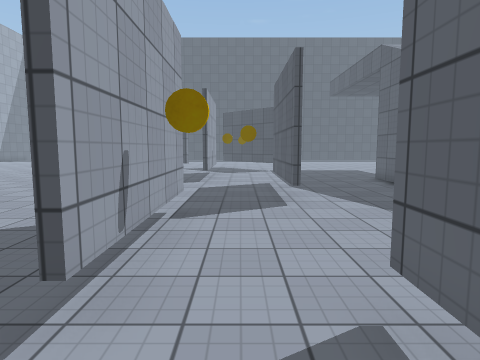
[1] (above)

24 first-person views from a walk through a 3-D level made in the Unity game engine. The camera is 1.5 m above the floor, tilts 6° down and sees 75° across. The floor is counted in squares, 1 m on a side. Each view is taken from the middle of a square. On the plan, view 1 faces up. The plan holds only what a view shows up to about 15 squares ahead; the rest is blank. The place goes on beyond the plan. The player is left out. Surface patterns are stand-ins for the level's own textures.

[2]
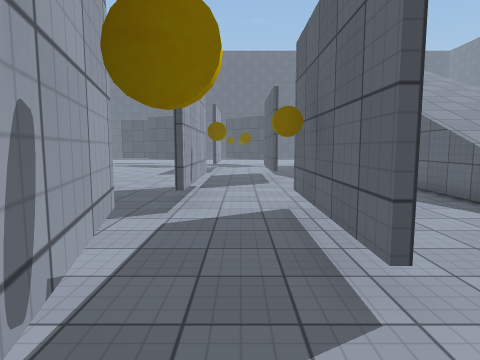

[3]
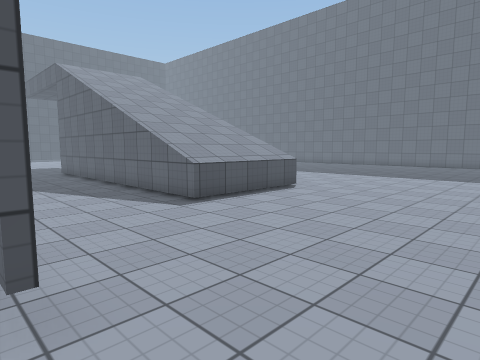

[4]
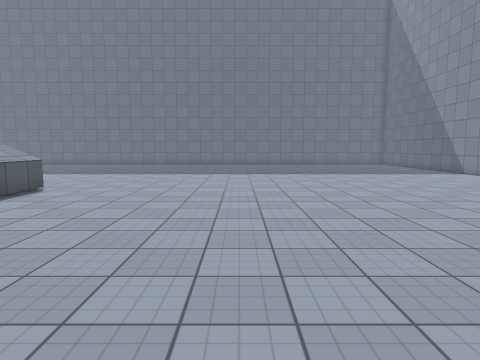

[5]
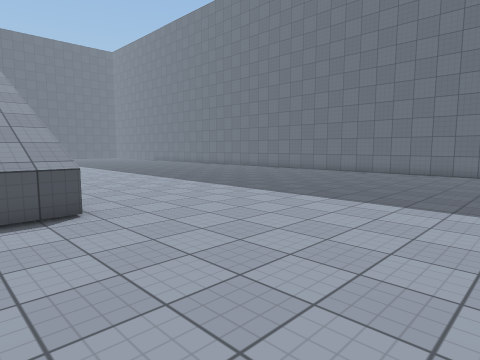

[6]
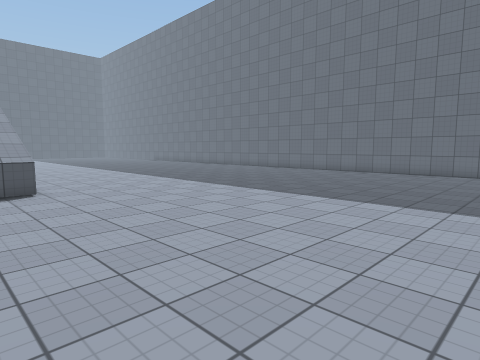

[7]
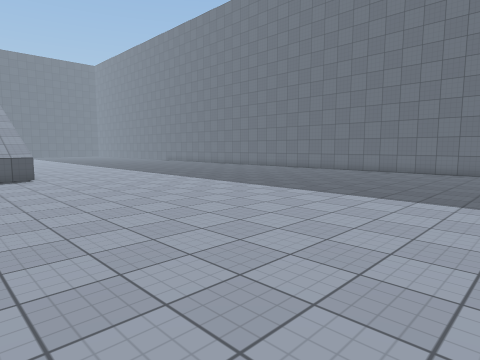

[8]
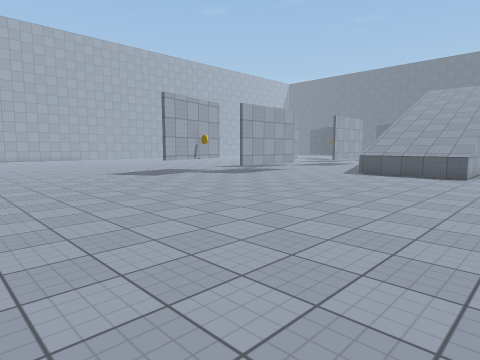

[9]
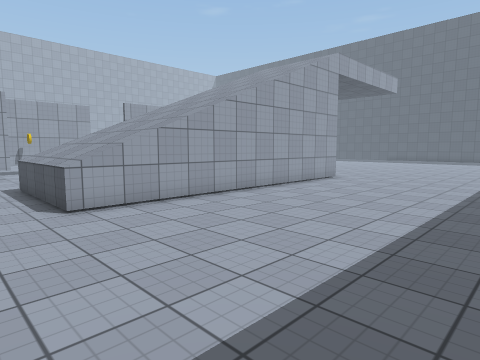

[10]
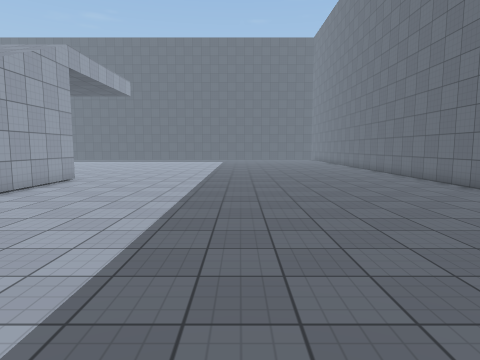

[11]
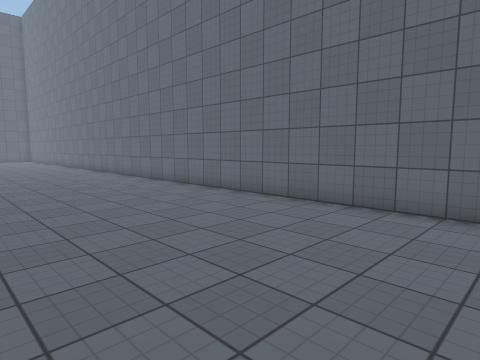

[12]
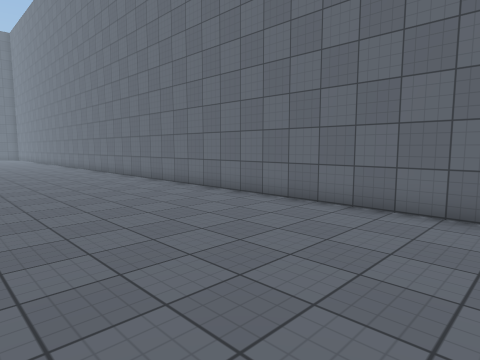

[13]
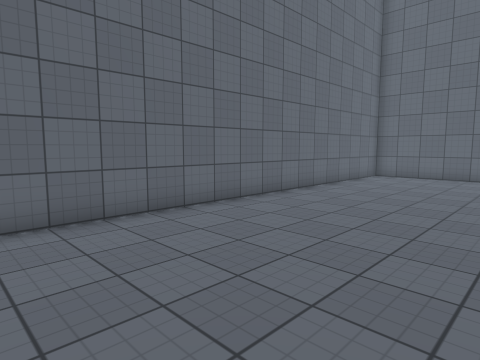

[14]
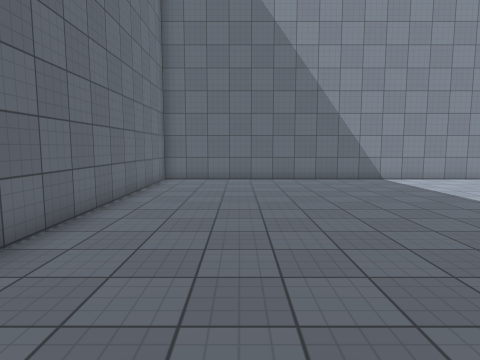

[15]
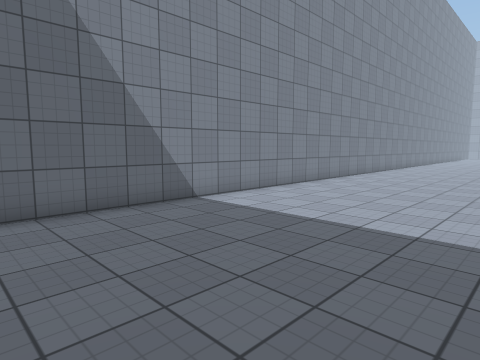

[16]
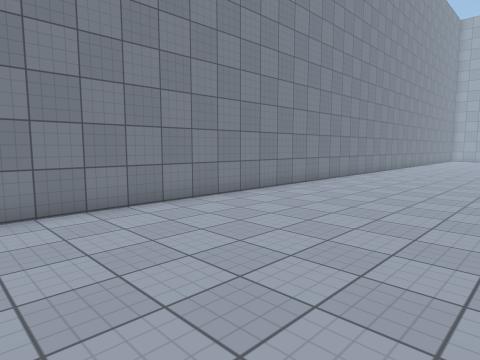

[17]
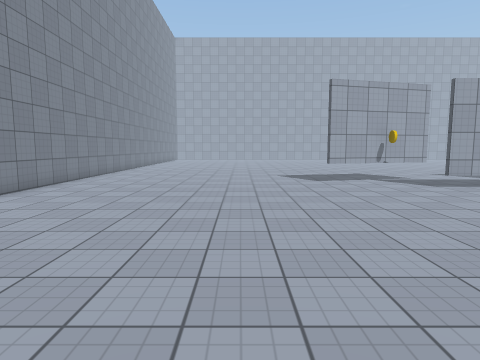

[18]
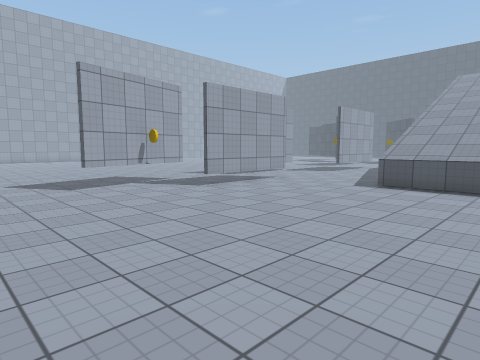

[19]
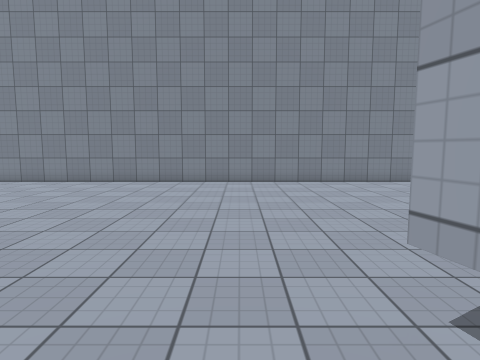

[20]
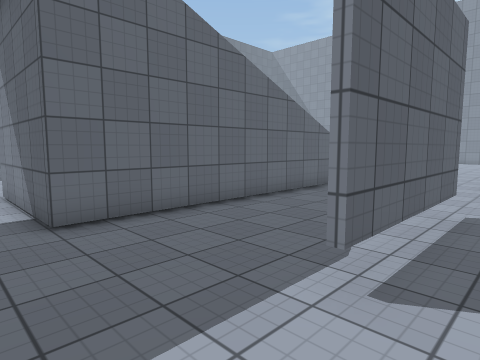

[21]
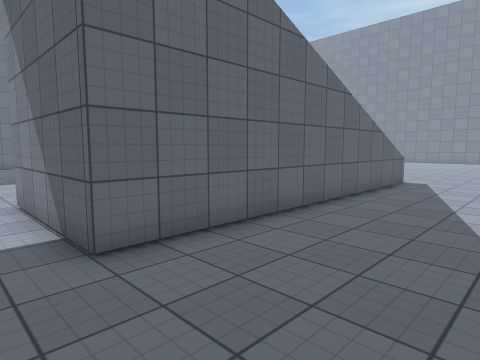

[22]
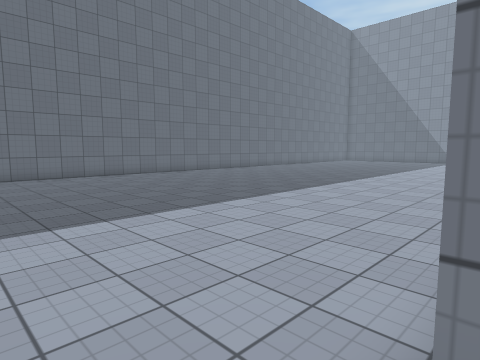

[23]
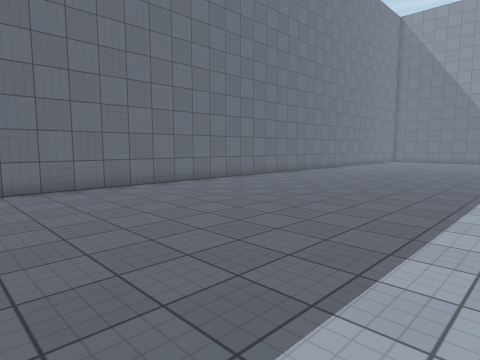

[24]
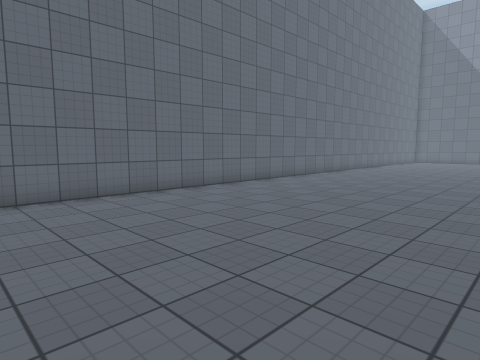

### Floor plan
Key: @ floor where view 1 was taken; # wall or solid block; x gap in a wall; . floor; ^ raised ledge.
Columns run from 2 left of view 1 to 28 right of it. Each row starts with its distance up from view 1.
 16   . .....    . .............
 15 #.............................#
 14 #.......######................#
 13 ...#....#    #................#
 12 ...#....#    #................#
 11 ...#....#    #................#
 10 ...#....#    #................#
  9 ...#....#    #................#
  8 ........#    #................#
  7 .#......#    #................#
  6 .#......#    #................#
  5 .#......#    #................#
  4 .#......#^^^^^................#
  3 .#......^^^^^^................#
  2 ...#.....^^^^^................#
  1 ...#..........................#
  0 ..@#..........................#
 -1 ...#..........................#
 -2 x#.#..........................#
 -3 .#............................#
 -4 .#............................#
 -5 .#............................#
 -6 .#............................#
 -7 ..............................#
 -8 ..............................#
 -9 ..............................#
-10 ..............................#
-11 ..............................#
-12 ..............................#
-13 ..............................#
-14 ..............................#
-15 ..............................#
-16 ..............................#
-17 ..............................#
-18 ###############################

Positions as (right, up) in squares from view 1, and headings:
1: (0, 0), facing up
2: (0, -5), facing up
3: (1, -5), facing up-right
4: (0, -5), facing right
5: (9, -5), facing up-right
6: (9, -9), facing up-right
7: (8, -14), facing up-right
8: (14, -15), facing up-left
9: (19, 0), facing up-left
10: (19, 0), facing up
11: (20, 0), facing up-right
12: (20, -6), facing up-right
13: (21, -1), facing down-right
14: (24, -3), facing down
15: (23, -10), facing down-left
16: (14, -10), facing down-left
17: (13, -10), facing left
18: (11, -10), facing up-left
19: (1, -4), facing down
20: (0, 16), facing down-right
21: (2, 16), facing down-right
22: (11, 16), facing down-right
23: (16, 16), facing down-right
24: (18, 16), facing down-right
